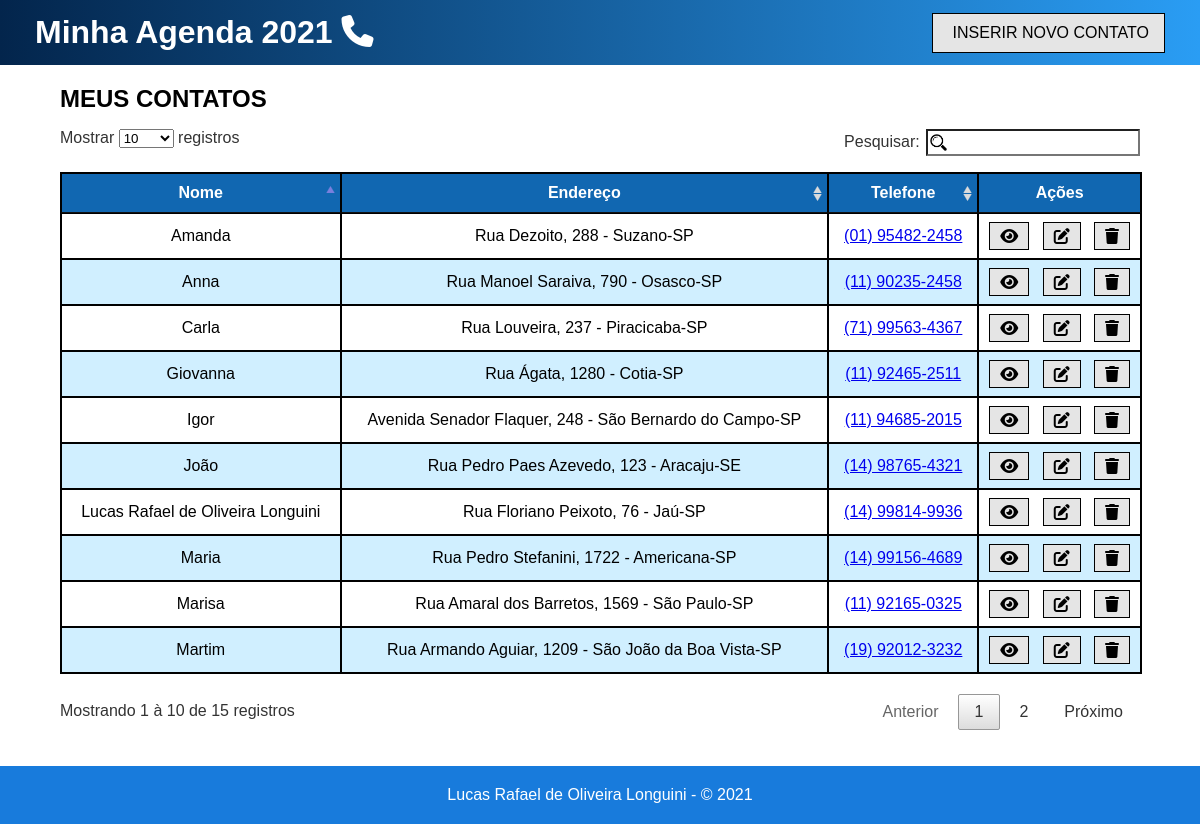
Before: / with the older database file.
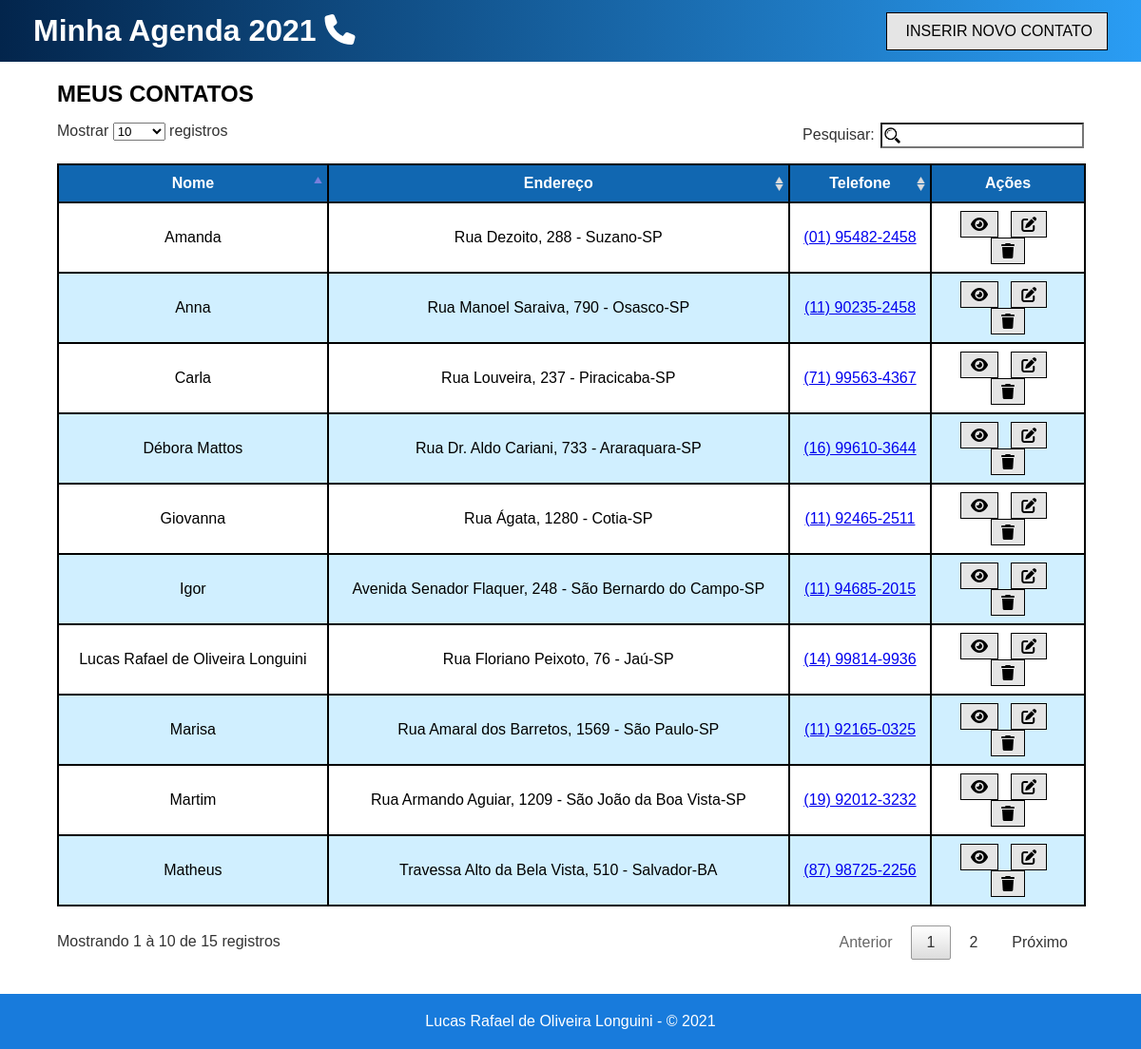
After: the same page with the newer database file.
### tables this page shows
CREATE TABLE Contatos (
	`id_contato`	INT NOT NULL AUTO_INCREMENT PRIMARY KEY,
	`nome`			VARCHAR(60) NOT NULL,
	`email`			VARCHAR(50) NULL,
	`telefone`		VARCHAR(14) NULL,
	`celular`		VARCHAR(15) NOT NULL,
	`endereco`		VARCHAR(50) NOT NULL,
	`num`			VARCHAR(5) NOT NULL,
	`bairro`		VARCHAR(30) NULL,
	`cidade`		VARCHAR(50) NOT NULL,
	`cep`			VARCHAR(9) NULL,
	`observacoes`	VARCHAR(1000) NULL,
	`id_estado`		INT NOT NULL,
	FOREIGN KEY (`id_estado`) REFERENCES Estados (`id_estado`)
);

CREATE TABLE Estados (
	`id_estado`		INT NOT NULL AUTO_INCREMENT PRIMARY KEY,
	`uf_nome`		VARCHAR(60) NOT NULL,
	`sigla`			CHAR(2) NOT NULL
);

### controllers/InicioController.class.php (called while the page is built)
<?php
	require_once "models/Conexao.class.php";
	require_once "models/ContatoDAO.class.php";
	class InicioController {
		public function inicio() {
			$contDAO = new ContatoDAO();
			$contato = $contDAO->listarContatos();
			require_once "views/home.php";
		}
	}

### models/Conexao.class.php (called while the page is built, shortened)
<?php
	abstract class Conexao {
		protected function __construct() {
			try {
				$this->db = new PDO("mysql:host=localhost; dbname=AgendaTelefonica; charset=utf8mb4", "root", "");
			}
			catch(Exception $e) {
				die("Ocorreu um erro durante a conexão com o banco de dados. " .$e->getMessage());
			}
		}
	}

### models/ContatoDAO.class.php (called while the page is built, shortened)
<?php
	class ContatoDAO extends Conexao {
		public function listarContatos() {
			$sql = "SELECT c.*, e.*
					FROM contatos c
					INNER JOIN estados e ON (c.id_estado = e.id_estado)";
			try {
				$stmt = $this->db->prepare($sql);
				$stmt->execute();
				return $stmt->fetchAll(PDO::FETCH_OBJ);
				$this->db = null;
			}
			catch(Exception $e) {
				die("Erro ao listar contatos. " .$e->getMessage());
			}
		}
	}

### views/home.php (the view, shortened to what this page needs)
<?php require_once "_nav.php" ?>
<main>
	<h2>MEUS CONTATOS</h2>
	<table id="contatos">
		<thead>
			<tr>
				<th>Nome</th>
				<th>Endereço</th>
				<th>Telefone</th>
				<th>Ações</th>
			</tr>
		</thead>
		<tbody>
			<?php
				foreach ($contato as $cont) {
					$cel = str_replace(array("(", ")", "-", " "), "", $cont->celular);
					echo "<tr>
						<td>{$cont->nome}</td>
						<td>{$cont->endereco}, {$cont->num} - {$cont->cidade}-{$cont->sigla}</td>
						<td><a href='https://wa.me/55{$cel}' title='Conversar via WhatsApp' target='_blank'>{$cont->celular}</a></td>
						<td><a href='?c=ContatoController&m=visualizar&id={$cont->id_contato}' title='Visualizar tudo'><span class='fas fa-eye'></span></a> &nbsp; <a href='?c=ContatoController&m=editarContato&id={$cont->id_contato}' title='Editar'><span class='fas fa-edit'></span></a> &nbsp; <a href='?c=ContatoController&m=apagarContato&id={$cont->id_contato}' title='Apagar'><span class='fas fa-trash'></span></a></td>
					</tr>";
				}
			?>
		</tbody>
	</table>
</main>
<?php require_once "_footer.php" ?>

### index.php
<?php
	if ($_GET) {
		$controle = $_GET["c"];
		$metodo = $_GET["m"];
		require_once "controllers/" .$controle. ".class.php";
		$obj = new $controle();
		$obj->$metodo();
	}
	else {
		require_once "controllers/InicioController.class.php";
		$init = new InicioController();
		$init->inicio();
	}

### views/_nav.php (shortened to what this page needs)
<!DOCTYPE html>
<html lang="pt-BR">
	<head>
		<link rel="stylesheet" type="text/css" href="views/assets/css/layout.css" />
		<link rel="stylesheet" type="text/css" href="views/assets/fontawesome-5.15-pro/css/all.css"/>
		<link rel="stylesheet" type="text/css" href="views/assets/js/jquery/plugins/tables.css" />
	</head>
	<body>
		<header>
			<h1><a href="index.php" title="Ir para página inicial">Minha Agenda <?php echo date("Y") ?> <span class="fas fa-phone"></span></a></h1>
			<a href="?c=ContatoController&m=inserirContato" class="novo-contato"><span class="fas fa-phone-plus"></span> INSERIR NOVO CONTATO</a>
		</header>

### views/_footer.php
		<footer>
			<p>Lucas Rafael de Oliveira Longuini - &copy; <?php echo date("Y"); ?></p>
		</footer>
	</body>
</html>

### views/assets/css/layout.css (style rules this page uses)
* { margin: 0; padding: 0; box-sizing: border-box; font-family: "Verdana", sans-serif; }
header { width: 100%; height: 65px; background-image: linear-gradient(to left, #2A9DF4, #03254C); color: #FFF; display: flex; justify-content: space-between; align-items: center; padding: 0 35px; }
header h1 a { text-decoration: none; color: #FFF; }
header .novo-contato { text-decoration: none; color: #000; padding: 10px 15px; background-color: #E5E5E5; border: 1px solid #000; }
main { padding: 20px 60px; }
#contatos, #contatos td, th { border: 1px #000 solid; }
#contatos th { background-color: #1167B1; color: #FFF; }
#contatos td { text-align: center; }
#contatos td a span { border: 1px solid #000; padding: 5px 10px; color: #000; }
#contatos .fa-eye, #contatos .fa-edit, #contatos .fa-trash { background-color: #E5E5E5; }
#contatos tr:nth-child(even) { background-color: #D0EFFF; }
footer { background-color: #187BDC; color: #FFF; text-align: center; padding: 20px 0; }

Changed rows visible on the page:
no longer on this page (row edited): contatos: nome "João", endereco "Rua Pedro Paes Azevedo", num "123", cidade "Aracaju", id_estado.sigla "SE", celular "(14) 98765-4321"
changed contatos: nome "Maria" → "Débora Mattos"; endereco "Rua Pedro Stefanini" → "Rua Dr. Aldo Cariani"; num "1722" → "733"; cidade "Americana" → "Araraquara"; celular "(14) 99156-4689" → "(16) 99610-3644"
now on this page (row edited): contatos: nome "Matheus", endereco "Travessa Alto da Bela Vista", num "510", cidade "Salvador", id_estado.sigla "BA", celular "(87) 98725-2256"
